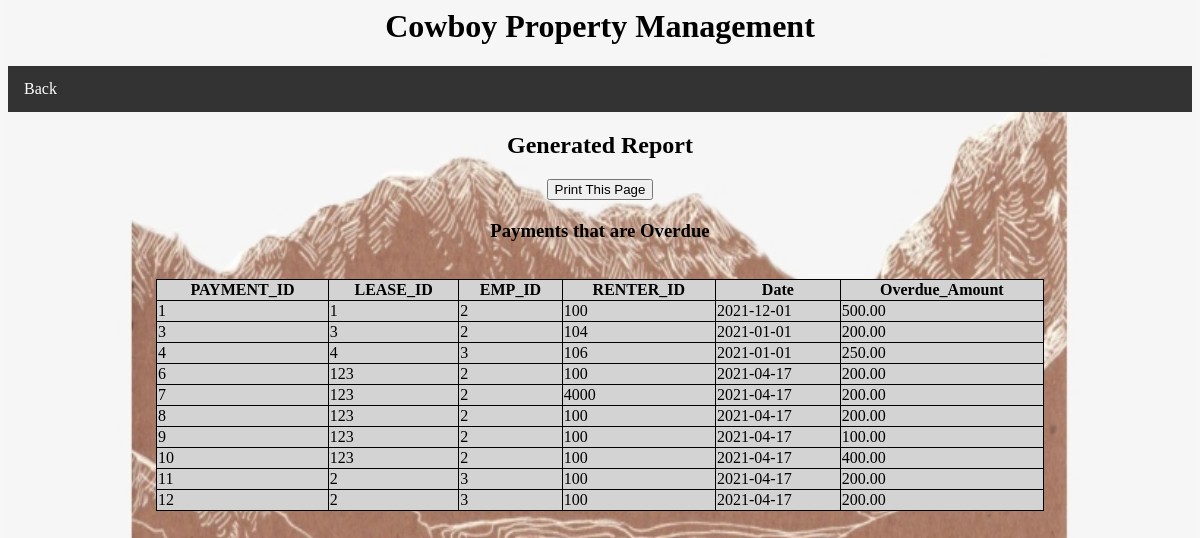
The page /overduereport.php (signed in) on the database its author committed.
### tables this page shows
CREATE TABLE `Payment` (
  `PAYMENT_ID` int(15) NOT NULL,
  `LEASE_ID` int(15) NOT NULL,
  `EMP_ID` int(11) NOT NULL,
  `RENTER_ID` int(11) NOT NULL,
  `Period_in_Months` varchar(16) DEFAULT NULL,
  `Date` date DEFAULT NULL,
  `Amount` decimal(10,2) NOT NULL,
  `Overdue` varchar(12) NOT NULL,
  `Overdue_Amount` decimal(10,2) NOT NULL
);

### overduereport.php (the view, shortened to what this page needs)
<html>
	<head>
		<link rel='stylesheet' href="/GroupProject/css/styles.css">
		</head>
		<body>
			<h1>Cowboy Property Management</h1>
			<ul>
  				<li><a href="reports.php">Back</a></li>
			</ul>
			<h2>Generated Report</h2>
			<h2><button onclick="window.print()">Print This 			Page</button></h2>
			<h3>Payments that are Overdue</h3>
		</body>
</html>
<?php
require_once 'checksession.php';
$conn = new mysqli($hn, $un, $pw, $db);
$query="SELECT * FROM Payment WHERE `Overdue`='Yes'";
$result=$conn->query($query);
echo "<table>
<tr>
<th>PAYMENT_ID</th>
<th>LEASE_ID</th>
<th>EMP_ID</th>
<th>RENTER_ID</th>
<th>Date</th>
<th>Overdue_Amount</th>
</tr>";
while($row = mysqli_fetch_array($result))
{
echo "<tr>";
echo "<td>" . $row['PAYMENT_ID'] . "</td>";
echo "<td>" . $row['LEASE_ID'] . "</td>";
echo "<td>" . $row['EMP_ID'] . "</td>";
echo "<td>" . $row['RENTER_ID'] . "</td>";
echo "<td>" . $row['Date'] . "</td>";
echo "<td>" . $row['Overdue_Amount'] . "</td>";
echo "</tr>";
}
echo "<br>";
?>

### css/styles.css (style rules this page uses)
body { background-image: url("/GroupProject/images/paper.jpg"); background-repeat: no-repeat; background-color: #cccccc; background-size: 100% 100%; }
h1 { color: Black; text-align: center; }
ul { list-style-type: none; margin: 0; padding: 0; overflow: hidden; background-color: #333; }
li { float: left; }
li a { display: block; color: white; text-align: center; padding: 14px 16px; text-decoration: none; }
h2 { color: Black; text-align: center; }
table, th, td { border: 1px solid black; border-collapse: collapse; }
table { width: 75%; margin-left: auto; margin-right: auto; background-color: #D3D3D3; alignment-adjust: center; }
h3 { color: Black; text-align: center; }

### rows shown on the page
payment: PAYMENT_ID "1", LEASE_ID "1", EMP_ID "2", RENTER_ID "100", Date "2021-12-01", Overdue_Amount "500.00"
payment: PAYMENT_ID "3", LEASE_ID "3", EMP_ID "2", RENTER_ID "104", Date "2021-01-01", Overdue_Amount "200.00"
payment: PAYMENT_ID "4", LEASE_ID "4", EMP_ID "3", RENTER_ID "106", Date "2021-01-01", Overdue_Amount "250.00"
payment: PAYMENT_ID "6", LEASE_ID "123", EMP_ID "2", RENTER_ID "100", Date "2021-04-17", Overdue_Amount "200.00"
payment: PAYMENT_ID "7", LEASE_ID "123", EMP_ID "2", RENTER_ID "4000", Date "2021-04-17", Overdue_Amount "200.00"
payment: PAYMENT_ID "8", LEASE_ID "123", EMP_ID "2", RENTER_ID "100", Date "2021-04-17", Overdue_Amount "200.00"
payment: PAYMENT_ID "9", LEASE_ID "123", EMP_ID "2", RENTER_ID "100", Date "2021-04-17", Overdue_Amount "100.00"
payment: PAYMENT_ID "10", LEASE_ID "123", EMP_ID "2", RENTER_ID "100", Date "2021-04-17", Overdue_Amount "400.00"
payment: PAYMENT_ID "11", LEASE_ID "2", EMP_ID "3", RENTER_ID "100", Date "2021-04-17", Overdue_Amount "200.00"
payment: PAYMENT_ID "12", LEASE_ID "2", EMP_ID "3", RENTER_ID "100", Date "2021-04-17", Overdue_Amount "200.00"
